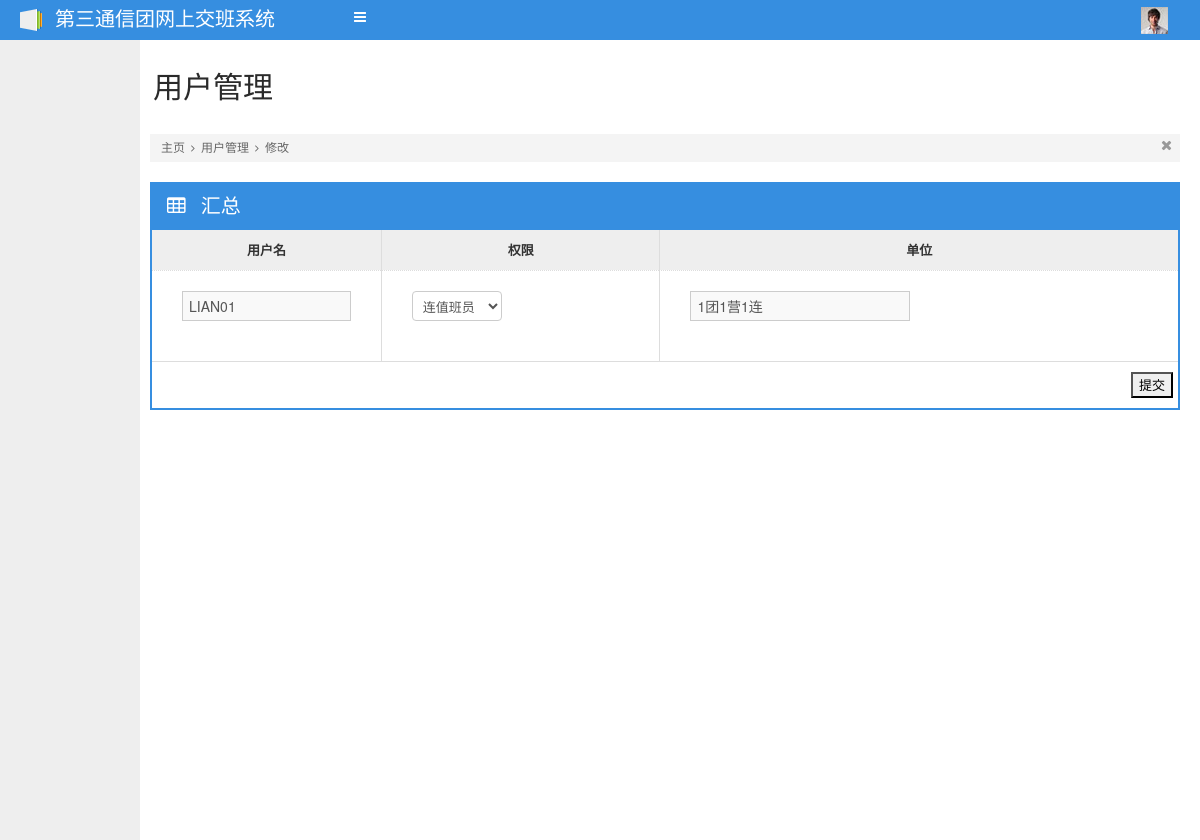
Screenshot of /Member_update_from.php?id=36 with the database file from the repository.
### tables this page shows
CREATE TABLE `member` (
  `id` int(10) unsigned NOT NULL auto_increment COMMENT '主键',
  `username` varchar(100) default NULL COMMENT '登录名',
  `password` varchar(200) default NULL COMMENT '密码',
  `role` varchar(200) default NULL COMMENT '角色 1团5营，9连，99管理员',
  `s_id` int(10) default NULL COMMENT '所属上级ID',
  `s_name` varchar(200) default NULL COMMENT '所属上级名称',
  `unit_id` int(10) default NULL COMMENT '所属单位',
  PRIMARY KEY  (`id`)
);

### Member_update_from.php (called while the page is built, shortened)
<?php
	require_once 'smarty_config.php';
	$smarty->assign("member", $_SESSION["member"]);
	$smarty->assign("position", "位置：用户管理/修改");
	$smarty->assign("action", "MemberController.php?flag=update");
	$smarty->assign("button", "修改");
	$smarty->assign("flag", "update");
	$smarty->assign("path2", "用户管理");
	$smarty->assign("cz", "修改");
	$id = $_REQUEST["id"];
	$memberManager = new member();
	$memberTemp = $memberManager->getMemberById($id);
	$smarty->assign("memberTemp", $memberTemp[0]);
	$smarty->display("MemberEdit.tpl");

### include/common/SqlHelper.class.php (called while the page is built, shortened)
<?php
class SqlHelper {
	var $host = "127.0.0.1";
	var $userName = "root";
	var $userPass = "root";
	var $conn;
	function __construct() {
		$this->conn = mysql_connect ( $this->host, $this->userName, $this->userPass );
	}
	function execute_dql2($sql) {
		$res = mysql_query ( $sql, $this->conn ) or die ( "查询失败" . mysql_error () );
		$arr = array ();
		while ( $row = mysql_fetch_assoc( $res ) ) {
			$arr [] = $row;
		}
		return $arr;
	}
}

### include/model/member.class.php (called while the page is built, shortened)
<?php
require_once 'include/common/SqlHelper.class.php';
	class member{
		public function getMemberById($id){
			$sql = "select * from member where id = '$id'";
			$sqlHelper = new SqlHelper();
			$res = $sqlHelper->execute_dql2($sql);
			return $res;
		}
	}
?>

### template_c/%%26^26F^26F901BE%%MemberEdit.tpl.php (the view, shortened to what this page needs)
<!DOCTYPE html PUBLIC "-//W3C//DTD XHTML 1.0 Transitional//EN" "http://www.w3.org/TR/xhtml1/DTD/xhtml1-transitional.dtd">
<html xmlns="http://www.w3.org/1999/xhtml">
<head>
<?php $_smarty_tpl_vars = $this->_tpl_vars;
$this->_tpl_vars = $_smarty_tpl_vars;
 ?>
</head>
<body>
<div id="navigation">
		<?php $_smarty_tpl_vars = $this->_tpl_vars;
$this->_tpl_vars = $_smarty_tpl_vars;
 ?>
	</div>
	<div class="container-fluid" id="content">
		<div id="left">
			<?php $_smarty_tpl_vars = $this->_tpl_vars;
$this->_tpl_vars = $_smarty_tpl_vars;
 ?>
		</div>
		<div id="main">
			<?php if ($this->_tpl_vars['flag'] == 'add'): ?>
			<div class="container-fluid">
				<div class="page-header">
					<div class="pull-left">
						<h1><?php echo $this->_tpl_vars['path2']; ?>
</h1>
					</div>
				</div>
				<div class="breadcrumbs">
					<ul>
						<li>
							<a>主页</a>
							<i class="icon-angle-right"></i>
						</li>
						<li>
							<a><?php echo $this->_tpl_vars['path2']; ?>
</a>
							<i class="icon-angle-right"></i>
						</li>
						<li>
							<a><?php echo $this->_tpl_vars['cz']; ?>
</a>
						</li>
					</ul>
					<div class="close-bread">
						<a href="#"><i class="icon-remove"></i></a>
					</div>
				</div>
					<div class="row-fluid">
					<div class="span12">
						<div class="box box-color box-bordered">
								<div class="box-title">
									<h3>
										<i class="icon-table"></i>
										汇总
									</h3>
								</div>
								<div class="box-content nopadding">
									<div class="dataTables_wrapper">
										<div class="dataTables_scroll">
												<div class="dataTables_scrollBody" style="width: 100%; "  style="margin-left: 0px;">
												<form action="<?php echo $this->_tpl_vars['action']; ?>
" method="post" class='form-bordered form-vertical form-validate' id="bb">
												<div class="row-fluid">
												<table  class="table table-hover table-nomargin table-bordered">
												<thead>
													<tr>
														<th class="span2" style="text-align:center;">用户名</th>
														<th class="span2" style="text-align:center;">权限</th>
														<th class="span2" style="text-align:center;">单位</th>
													</tr>
												</thead>
												<tbody>
														<tr>
															<td>
																<div class="control-group" style="border:none;">
																	<div class="controls">
																		<input type="text" name="username" id="username" placeholder="用户名" class="input-block-level" data-rule-number="true" data-rule-required="true">
																	</div>
																</div>
															</td>
															<td>
																<div class="control-group" style="border: none;">
																	<div class="controls">
																		<select name="role" id="role" class="input-small">
																			<option value="1">团行政值班员</option>
																    		<option value="2">团通信值班员</option>
																    		<option value="5">营值班员</option>
																    		<option value="9">连值班员</option>
																    		<option value="99">管理员</option>
																		</select>
																	</div>
																</div>
															</td>
															<td>
																<div class="control-group" style="border: none;">
																	<div class="controls">
																		<select name="unit" id="unit" class="input-small">
																			<?php $_from = ($this->_tpl_vars['unitList']); if (!is_array($_from) && !is_object($_from)) { settype($_from, 'array'); }if (count($_from)):
    foreach ($_from as $this->_tpl_vars['unit1']):
?>
																    		<option value="<?php echo $this->_tpl_vars['unit1']['id']; ?>
">
																    			<?php if ($this->_tpl_vars['unit1']['unit_y'] == 0): ?>
																					<?php echo $this->_tpl_vars['unit1']['unit_t']; ?>
团
																				<?php elseif ($this->_tpl_vars['unit1']['unit_l'] == 0): ?>
																					<?php if ($this->_tpl_vars['unit1']['unit_y'] == 999 || $this->_tpl_vars['unit1']['unit_y'] == 998): ?>
																						<?php echo $this->_tpl_vars['unit1']['unit_t']; ?>
团<?php echo $this->_tpl_vars['unit1']['tmp_unit_y']; ?>
																					<?php else: ?>
																						<?php echo $this->_tpl_vars['unit1']['unit_t']; ?>
团<?php echo $this->_tpl_vars['unit1']['unit_y']; ?>
营
																					<?php endif; ?>
																				<?php else: ?>
																					<?php echo $this->_tpl_vars['unit1']['unit_t']; ?>
团<?php echo $this->_tpl_vars['unit1']['unit_y']; ?>
营<?php echo $this->_tpl_vars['unit1']['unit_l']; ?>
连
																				<?php endif; ?>
																    		</option>
	    	 																<?php endforeach; endif; unset($_from); ?>
																		</select>
																	</div>
																</div>
															</td>
														</tr>
												</tbody>
											</table>
											<div class="table-pagination">
												<input type="submit" value="提交" />
											</div>
											</div>
											</form>
											</div>
										</div>
									</div>
								</div>
							</div>
					</div>
					</div>
			</div>
			<?php else: ?>
			<div class="container-fluid">
				<div class="page-header">
					<div class="pull-left">
						<h1><?php echo $this->_tpl_vars['path2']; ?>
</h1>
					</div>
				</div>
				<div class="breadcrumbs">
					<ul>
						<li>
							<a>主页</a>
							<i class="icon-angle-right"></i>
						</li>
						<li>
							<a><?php echo $this->_tpl_vars['path2']; ?>
</a>
							<i class="icon-angle-right"></i>
						</li>
						<li>
							<a><?php echo $this->_tpl_vars['cz']; ?>
</a>
						</li>
					</ul>
					<div class="close-bread">
						<a href="#"><i class="icon-remove"></i></a>
					</div>
				</div>
					<div class="row-fluid">
					<div class="span12">
						<div class="box box-color box-bordered">
								<div class="box-title">
									<h3>
										<i class="icon-table"></i>
										汇总
									</h3>
								</div>
								<div class="box-content nopadding">
									<div class="dataTables_wrapper">
										<div class="dataTables_scroll">
												<div class="dataTables_scrollBody" style="width: 100%; "  style="margin-left: 0px;">
												<form action="<?php echo $this->_tpl_vars['action']; ?>
" method="post" class='form-bordered form-vertical form-validate' id="bb">
												<div class="row-fluid">
												<table  class="table table-hover table-nomargin table-bordered">
												<thead>
													<tr>
														<th class="span2" style="text-align:center;">用户名</th>
														<th class="span2" style="text-align:center;">权限</th>
														<th class="span2" style="text-align:center;">单位</th>
													</tr>
												</thead>
												<tbody>
														<tr>
															<td>
																<div class="control-group" style="border:none;">
																	<div class="controls">
																		<input type="text" name="username" id="username" placeholder="用户名" value="<?php echo $this->_tpl_vars['memberTemp']['username']; ?>
" class="input-block-level" data-rule-number="true" data-rule-required="true">
																	</div>
																</div>
															</td>
															<td>
																<div class="control-group" style="border: none;">
																	<div class="controls">
																		<select name="role" id="role" class="input-small">
																			<?php if ($this->_tpl_vars['memberTemp']['role'] == 99): ?>
																			<option value="1">团行政值班员</option>
																    		<option value="2">团通信值班员</option>
																    		<option value="5">营值班员</option>
																    		<option value="9">连值班员</option>
																    		<option value="99" selected="selected">管理员</option>
																			<?php elseif ($this->_tpl_vars['memberTemp']['role'] == 9): ?>
																    		<option value="9" selected="selected">连值班员</option>
																			<?php endif; ?>
																		</select>
																	</div>
																</div>
															</td>
															<td>
																<div class="control-group" style="border: none;">
																	<div class="controls">
																		<input type="text" name="s_name" value="<?php echo $this->_tpl_vars['memberTemp']['s_name']; ?>
" readonly="readonly"/>
																	</div>
																</div>
															</td>
														</tr>
												</tbody>
											</table>
											<div class="table-pagination">
												<input type="submit" value="提交" />
											</div>
											</div>
											</form>
											</div>
										</div>
									</div>
								</div>
							</div>
					</div>
					</div>
			</div>
			<?php endif; ?>
		</div>
    </div>
</body>
</html>

### rows the page displays
member: username "LIAN01", role "连值班员", s_name "1团1营1连"

### other values shown
$this->_tpl_vars['path2'] "用户管理"
$this->_tpl_vars['cz'] "修改"
